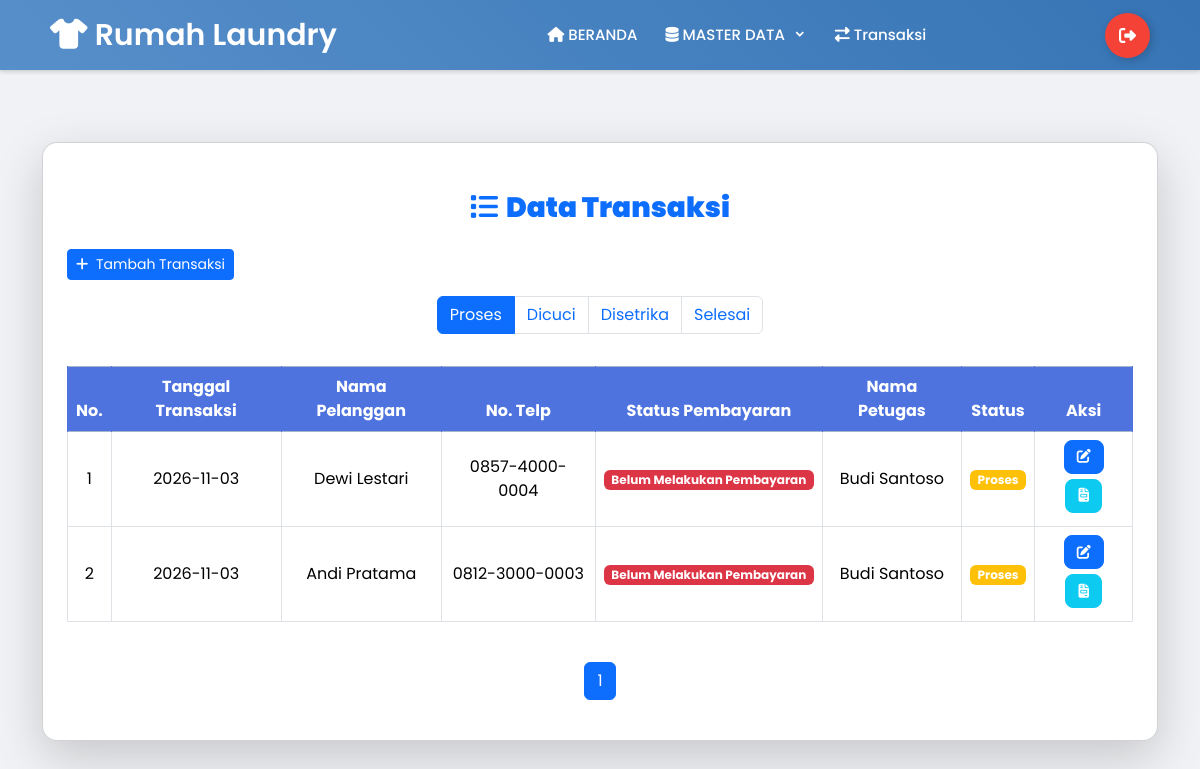
The app's page /admin/transaksi/show_transaksi.php (signed in) with its own data.
### tables this page shows
CREATE TABLE `transaksi` (
  `id_transaksi` int(11) NOT NULL,
  `tgl_transaksi` date NOT NULL,
  `waktu_transaksi` time NOT NULL,
  `status` varchar(50) NOT NULL,
  `status_transaksi` int(11) NOT NULL,
  `id_customer` int(11) NOT NULL,
  `id_petugas` int(11) NOT NULL
);

CREATE TABLE `customer` (
  `id_customer` int(11) NOT NULL,
  `nama_customer` varchar(100) NOT NULL,
  `no_telp` varchar(15) NOT NULL
);

CREATE TABLE `petugas` (
  `id_petugas` int(11) NOT NULL,
  `nama_petugas` varchar(50) NOT NULL,
  `no_telp` varchar(15) NOT NULL,
  `alamat` text NOT NULL,
  `email` varchar(100) NOT NULL
);

### admin/transaksi/show_transaksi.php (the view, shortened to what this page needs)
<?php
include "../include/koneksi.php";
include "../include/header.php";
if (isset($_SESSION['level'])) {
    if ($_SESSION['level'] == "petugas" || $_SESSION['level'] == "admin") {
        include "../include/navbar.php";
    } else {
        header("Location: ../index.php");
        exit();
    }
    $status_filter = isset($_GET['status']) ? $_GET['status'] : 'Proses';
    $limit = 10;
    $page = isset($_GET['page']) ? (int) $_GET['page'] : 1;
    $page = max(1, $page);
    $offset = ($page - 1) * $limit;
    $total_query = "SELECT COUNT(*) AS total FROM transaksi WHERE status = ?";
    $total_stmt = mysqli_prepare($koneksi, $total_query);
    mysqli_stmt_bind_param($total_stmt, "s", $status_filter);
    mysqli_stmt_execute($total_stmt);
    $total_result = mysqli_stmt_get_result($total_stmt);
    $total_data = mysqli_fetch_assoc($total_result);
    $total_entries = $total_data['total'];
    $total_pages = ceil($total_entries / $limit);
    $sql = "SELECT t.*, c.nama_customer, c.no_telp, p.nama_petugas
            FROM transaksi t
            INNER JOIN customer c ON t.id_customer = c.id_customer
            INNER JOIN petugas p ON t.id_petugas = p.id_petugas
            WHERE t.status = ?
            ORDER BY t.id_transaksi DESC
            LIMIT ? OFFSET ?";
    $stmt = mysqli_prepare($koneksi, $sql);
    mysqli_stmt_bind_param($stmt, "sii", $status_filter, $limit, $offset);
    mysqli_stmt_execute($stmt);
    $sql_eksekusi = mysqli_stmt_get_result($stmt);
?>
<!DOCTYPE html>
<html lang="id">
<head>
</head>
<body>
<div class="container mt-5 pt-4">
  <div class="card shadow-lg p-4">
    <h3 class="text-center text-primary mt-4 mb-4">
      <b><i class="fa-solid fa-list me-2"></i>Data Transaksi</b>
    </h3>
    <div class="d-flex justify-content-start mb-3">
      <button class="btn btn-primary btn-sm text-white" data-bs-toggle="modal" data-bs-target="#modalTambah">
        <i class="fa-solid fa-plus me-1"></i> Tambah Transaksi
      </button>
    </div>
    <div class="d-flex justify-content-center mb-3">
      <ul class="pagination">
        <li class="page-item <?= $status_filter == 'Proses' ? 'active' : ''; ?>">
          <a class="page-link" href="?status=Proses">Proses</a>
        </li>
        <li class="page-item <?= $status_filter == 'Dicuci' ? 'active' : ''; ?>">
          <a class="page-link" href="?status=Dicuci">Dicuci</a>
        </li>
        <li class="page-item <?= $status_filter == 'Disetrika' ? 'active' : ''; ?>">
          <a class="page-link" href="?status=Disetrika">Disetrika</a>
        </li>
        <li class="page-item <?= $status_filter == 'Selesai' ? 'active' : ''; ?>">
          <a class="page-link" href="?status=Selesai">Selesai</a>
        </li>
      </ul>
    </div>
    <div class="table-responsive">
      <table class="table table-hover table-bordered text-center align-middle">
        <thead class="table-primary">
          <tr>
            <th>No.</th>
            <th>Tanggal Transaksi</th>
            <th>Nama Pelanggan</th>
            <th>No. Telp</th>
            <th>Status Pembayaran</th>
            <th>Nama Petugas</th>
            <th>Status</th>
            <th>Aksi</th>
          </tr>
        </thead>
        <tbody>
          <?php
          $no = $offset + 1;
          while ($data = mysqli_fetch_array($sql_eksekusi)):
              $status = $data['status'];
              $status_pembayaran = $data['status_transaksi'] == 0 ? 'Belum Melakukan Pembayaran' : 'Sudah Melakukan Pembayaran';
          ?>
          <tr>
            <td><?= $no++; ?></td>
            <td><?= htmlspecialchars($data['tgl_transaksi']); ?></td>
            <td><?= htmlspecialchars($data['nama_customer']); ?></td>
            <td><?= htmlspecialchars($data['no_telp']); ?></td>
            <td>
              <span class="badge <?= $data['status_transaksi'] == 0 ? 'bg-danger' : 'bg-success'; ?>">
                <?= htmlspecialchars($status_pembayaran); ?>
              </span>
            </td>
            <td><?= htmlspecialchars($data['nama_petugas']); ?></td>
            <td>
              <span class="badge
                <?php
                  if ($status == 'Proses') {
                    echo 'bg-warning';
                  } elseif ($status == 'Dicuci') {
                    echo 'bg-primary';
                  } elseif ($status == 'Disetrika') {
                    echo 'bg-info';
                  } elseif ($status == 'Selesai') {
                    echo 'bg-success';
                  }
                ?>">
                <?= htmlspecialchars($status); ?>
              </span>
            </td>
            <td>
              <?php
              $detail_query = "SELECT * FROM detail_transaksi WHERE id_transaksi = ?";
              $detail_stmt = mysqli_prepare($koneksi, $detail_query);
              mysqli_stmt_bind_param($detail_stmt, "i", $data['id_transaksi']);
              mysqli_stmt_execute($detail_stmt);
              $detail_result = mysqli_stmt_get_result($detail_stmt);
              $detail_count = mysqli_num_rows($detail_result);
              ?>
              <?php if ($detail_count == 0): ?>
                <a href="show_detail_transaksi.php?id_transaksi=<?= $data['id_transaksi']; ?>"
                   class="btn btn-warning btn-sm text-white btn-action"
                   title="Isi detail transaksi">
                  <i class="fa-solid fa-hand-point-right"></i>
                </a>
                <a href="show_transaksi.php?hapus_transaksi=<?= $data['id_transaksi']; ?>"
                   class="btn btn-danger btn-sm text-white btn-action"
                   onclick="return confirm('Yakin ingin menghapus transaksi ini?');"
                   title="Hapus transaksi">
                  <i class="fa-solid fa-eraser"></i>
                </a>
              <?php else: ?>
                <?php if ($data['status'] == 'Selesai' && $data['status_transaksi'] == 1): ?>
                  <button class="btn btn-info btn-sm text-white btn-action"
                          data-bs-toggle="modal"
                          data-bs-target="#modalInvoice<?= $data['id_transaksi']; ?>"
                          title="Lihat invoice">
                    <i class="fa-solid fa-file-invoice"></i>
                  </button>
                <?php else: ?>
                  <button class="btn btn-primary btn-sm text-white btn-action"
                          data-bs-toggle="modal"
                          data-bs-target="#modalEdit<?= $data['id_transaksi']; ?>"
                          title="Ubah status">
                    <i class="fa-solid fa-pen-to-square"></i>
                  </button>
                  <button class="btn btn-info btn-sm text-white btn-action"
                          data-bs-toggle="modal"
                          data-bs-target="#modalInvoice<?= $data['id_transaksi']; ?>"
                          title="Lihat invoice">
                    <i class="fa-solid fa-file-invoice"></i>
                  </button>
                <?php endif; ?>
              <?php endif; ?>
            </td>
          </tr>
          <?php endwhile; ?>
        </tbody>
      </table>
    </div>
    <div class="d-flex justify-content-center mt-4">
      <ul class="pagination">
        <?php for ($i = 1; $i <= $total_pages; $i++): ?>
          <li class="page-item <?= $i == $page ? 'active' : ''; ?>">
            <a class="page-link" href="?status=<?= $status_filter; ?>&page=<?= $i; ?>"><?= $i; ?></a>
          </li>
        <?php endfor; ?>
      </ul>
    </div>
  </div>
</div>
<?php
include "../include/footer.php";
} else {
    header("Location: ../index.php");
    exit();
}
?>

### admin/include/navbar.php (style rules this page uses)
* { margin: 0; padding: 0; box-sizing: border-box; font-family: 'Poppins', sans-serif; }
body { min-height: 100vh; background-color: #f0f2f5; }

### admin/transaksi/show_transaksi.php (style rules this page uses)
body { padding-top: 70px; background: #f0f2f5; font-family: 'Poppins', sans-serif; }
.card { border-radius: 15px; box-shadow: 0 4px 6px rgba(0,0,0,0.1); max-width: 100%; }
.card h3 { font-weight: 600; }
.table thead.table-primary th { background: #4e73df !important; color: #fff !important; border-color: #4e73df; }
.btn-action { padding: 0.35rem 0.75rem; border-radius: 8px; transition: all 0.3s ease; margin-bottom: 5px; }

### records on screen
transaksi: tgl_transaksi "2026-11-03", id_customer.nama_customer "Dewi Lestari", id_customer.no_telp "0857-4000-0004", status_transaksi "Belum Melakukan Pembayaran", id_petugas.nama_petugas "Budi Santoso", status "Proses"
transaksi: tgl_transaksi "2026-11-03", id_customer.nama_customer "Andi Pratama", id_customer.no_telp "0812-3000-0003", status_transaksi "Belum Melakukan Pembayaran", id_petugas.nama_petugas "Budi Santoso", status "Proses"
